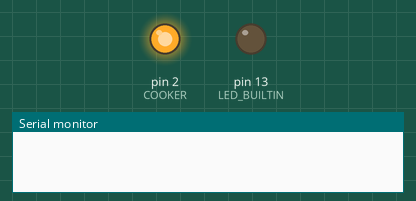
Recording of a sketch running on a simulated Arduino Uno, built with avr-gcc and run on an emulated ATmega328P. Parts: output pins drawn as LEDs (lit = HIGH), the last lines printed to the serial monitor.

Above: at 0.1 s.
At 60.1 s:
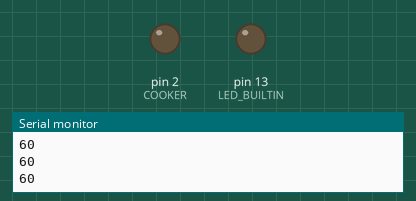
Timing chart, 0 to 121.5 s (numbered marks = the images above):
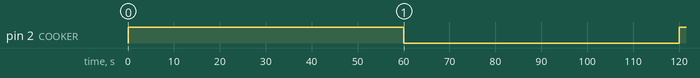

The sketch:

bt_test.ino
```cpp
#include <ArduinoJson.h>
#define LED 13
#define COOKER 2 //D2


// Toggle LED on pin 13 each second
#include <MsTimer2.h>
char json[] = "{\"type\":\"gps\", \"result_data\":[{\'name\':\'xb\',\'time\':60},{\'name\':\'obug\',\'time\':120}]}";
String inputString = "";         // a String to hold incoming data
bool stringComplete = false;  // whether the string is complete

DynamicJsonDocument doc(1024);


unsigned count = 0;
void flash() {
  count++;
  long  on  = doc["result_data"][0]["time"];
  long off = doc["result_data"][1]["time"];
  Serial.println(count);
    Serial.println(on);
  if(on == count) {
    digitalWrite(COOKER, LOW);
  }
  if(off ==count) {
    digitalWrite(COOKER, HIGH);
  }
}

void setup() {
  deserializeJson(doc, json);
  MsTimer2::set(1000, flash); // 500ms period
  MsTimer2::start();
  pinMode(COOKER, OUTPUT);
  pinMode(LED_BUILTIN, OUTPUT);
  digitalWrite(COOKER, HIGH);
  Serial.begin(115200);
}

void loop() {
  if (stringComplete) {
    Serial.println(inputString);
    inputString = "";
    stringComplete = false;
  }
}

void parseData() {

}

void serialEvent() {
  while (Serial.available()) {
    char inChar = (char)Serial.read();
    inputString += inChar;
    if (inChar == '\n') {
      stringComplete = true;
    }
  }
}
```

Measured:
- by itself, pin 2 (COOKER): HIGH → LOW at 60.0 s, → HIGH 60.0 s later
